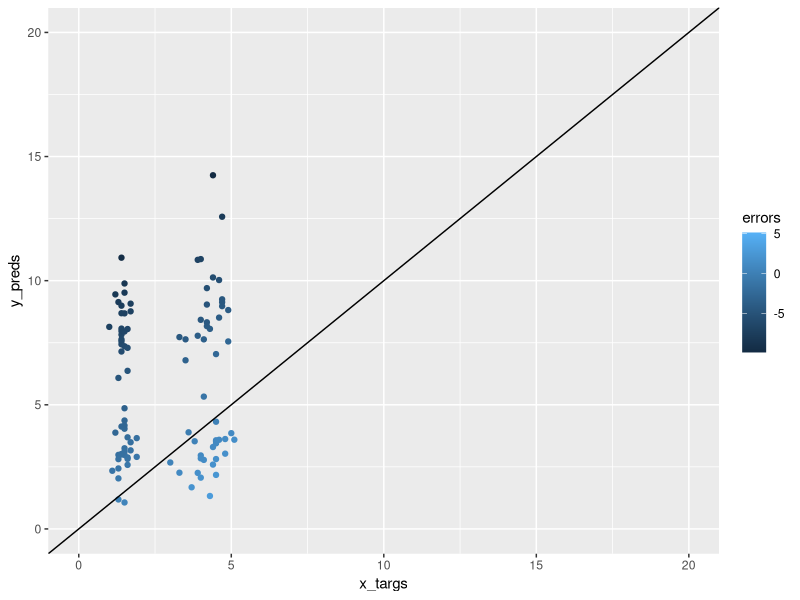
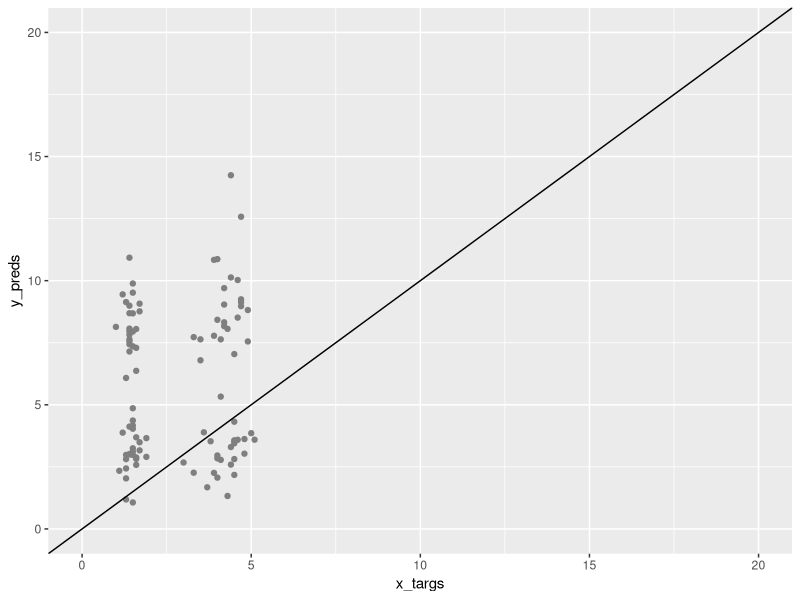
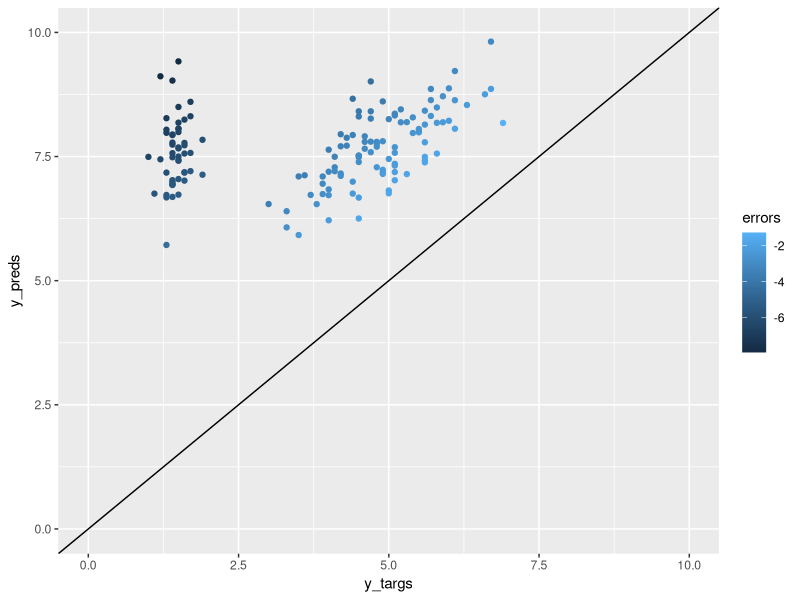
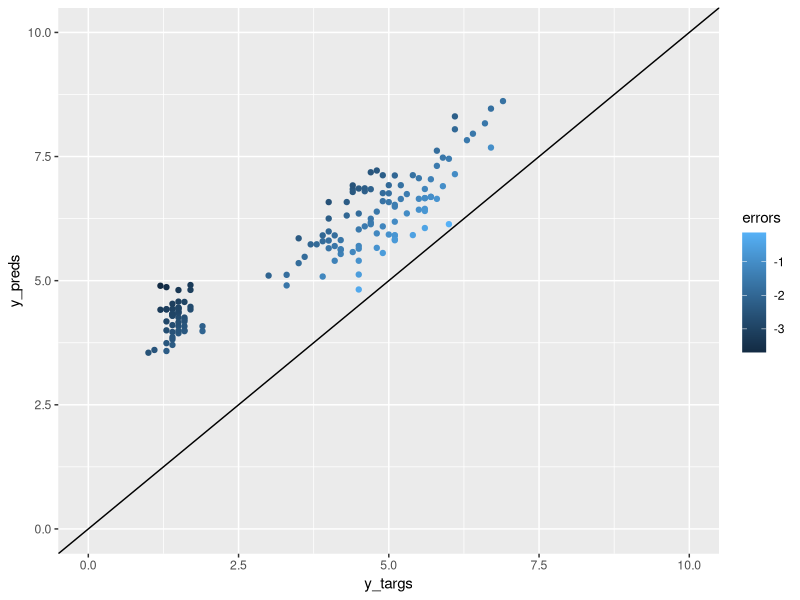

The R source for these figures, in order:
library(magrittr)
library(ggplot2)
set.seed(2600)

mark_ii <- function(x, y, eta, reps=1) {
  
  # inicializa pesos randomicos de distribuicao normal
  w1 <- rnorm(dim(x)[2]) # numero de pesos = numero de colunas em x
  
  w21 <- rnorm(1)
  w22 <- rnorm(1)
  
  ypreds <- rep(0,dim(x)[1]) # inicializa predicoes em 0
  yerrors <- rep(0,dim(x)[1]) # inicializa predicoes em 0
  for (j in 1:reps){
    print(paste("This is training epoch:",j))
    print(paste("Current weights:",w1,w21,w21))
    
    # Processa as observacoes em x de forma aleatoria
    for (i in sample(1:length(y),replace=F)) { 
      # predicao
      ypred1 <- sum(w1 * as.numeric(x[i, ]))  
      
      ypred21 <- sum(w21 * as.numeric(ypred1))
      ypred22 <- sum(w22 * as.numeric(ypred1))
      
      out <- sum(ypred21,ypred22)
      
      # update em w . Eta ja ajustado para 1/2*eta
      delta_w22 <- eta * (-1) * (y[i] - ypred22) * ypred1
      delta_w21 <- eta * (-1) * (y[i] - ypred21) * ypred1
      delta_w1 <- eta * (y[i] - ypred21 - ypred22) * -1 * (sum(w1*w21) + sum(w1*w22))
      #nota: x[i,] sera multiplicado como matriz (dot product)
      w1 <- w1 - delta_w1
      w21 <- w21 - delta_w21
      w22 <- w22 - delta_w22
      ypreds[i] <- out # salva predicao21 atual
      yerrors[i] <- ypreds[i] - y[i]
    }
    print(paste("Mean squared error:", mean((yerrors)^2)))
  }
  return(ypreds)
}

train_df <- iris[1:100, c(1, 2, 3)]   
names(train_df) <- c("s.len", "s.wid", "p.len")
head(train_df)
train_df[60:65,]

x_features <- train_df[, c(1, 2)]
y_target <- train_df[, 3]

mark_ii_preds <- mark_ii(x = x_features,y = y_target,
                         eta=0.001,reps = 10)
acc_data <- data.frame(y_preds=mark_ii_preds,
                     x_targs=y_target)

acc_data$errors <- y_target - mark_ii_preds 
ggplot(acc_data,aes(y=y_preds,x=x_targs,color=errors))+
  geom_point()+xlim(0,20)+ylim(0,20)+
  geom_abline(slope = 1,intercept = 0)
  
# eta = 0.005 e 12 iterações costuma convergir para boas solucoes
mark_ii_preds <- mark_ii(x = x_features,y = y_target,
                         eta=0.005,reps = 12)
acc_data$errors <- y_target - mark_ii_preds 
ggplot(acc_data,aes(y=y_preds,x=x_targs,color=errors))+
  geom_point()+xlim(0,20)+ylim(0,20)+
  geom_abline(slope = 1,intercept = 0)

## Nao linear, incluindo terceira especie

train_df <- iris[, c(1, 2, 3)]   
names(train_df) <- c("s.len", "s.wid", "p.len")
head(train_df)
train_df[60:65,]

x_features <- train_df[, c(1, 2)]
y_target <- train_df[, 3]

# Convergencia boa
mark_ii_preds <- mark_ii(x = x_features,y = y_target,
                         eta=0.0001,reps = 12)

acc_data <- data.frame(y_preds=mark_ii_preds,
                       y_targs=y_target)

acc_data$errors <- y_target - mark_ii_preds 

ggplot(acc_data,aes(y=y_preds,x=y_targs,color=errors))+
  geom_point()+xlim(0,10)+ylim(0,10)+
  geom_abline(slope = 1,intercept = 0)


##

# Convergencia boa
mark_ii_preds <- mark_ii(x = x_features,y = y_target,
                         eta=0.000001,reps = 60)

acc_data <- data.frame(y_preds=mark_ii_preds,
                       y_targs=y_target)

acc_data$errors <- y_target - mark_ii_preds 

ggplot(acc_data,aes(y=y_preds,x=y_targs,color=errors))+
  geom_point()+xlim(0,10)+ylim(0,10)+
  geom_abline(slope = 1,intercept = 0)
